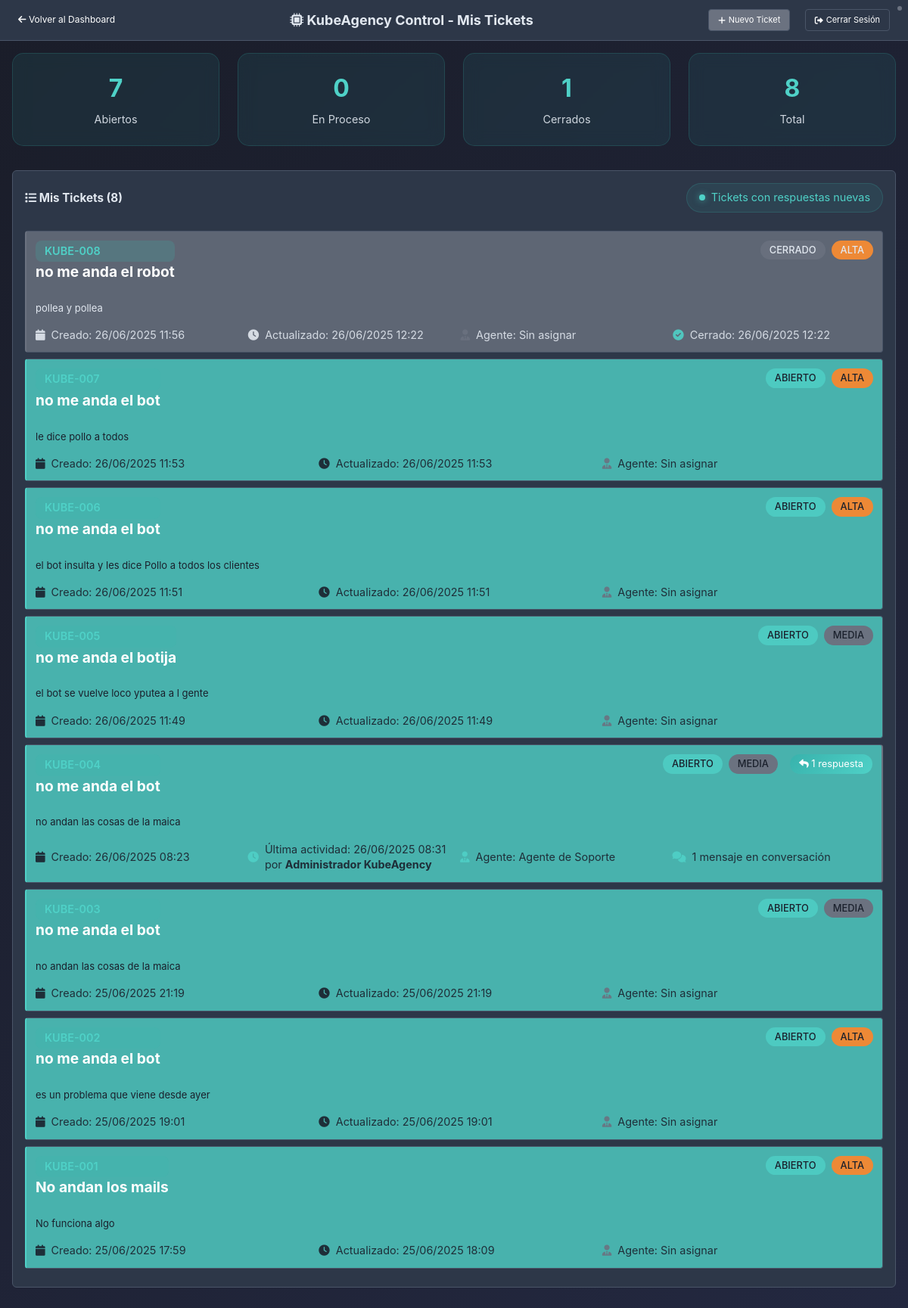
Screenshot of /mis-tickets.php (signed in) with the database file from the repository.
### tables this page shows
CREATE TABLE `tickets` (
  `id` int(11) NOT NULL AUTO_INCREMENT,
  `title` varchar(200) NOT NULL,
  `description` text NOT NULL,
  `status` enum('abierto','proceso','cerrado') DEFAULT 'abierto',
  `priority` enum('baja','media','alta','critica') DEFAULT 'media',
  `cliente_id` int(11) NOT NULL,
  `agente_id` int(11) DEFAULT NULL,
  `created_at` timestamp NOT NULL DEFAULT current_timestamp(),
  `updated_at` timestamp NOT NULL DEFAULT current_timestamp() ON UPDATE current_timestamp(),
  `closed_at` timestamp NULL DEFAULT NULL,
  `ticket_number` varchar(50) DEFAULT NULL,
  `subject` varchar(255) DEFAULT NULL,
  `category` varchar(100) DEFAULT NULL,
  PRIMARY KEY (`id`),
  UNIQUE KEY `ticket_number` (`ticket_number`),
  KEY `cliente_id` (`cliente_id`),
  KEY `agente_id` (`agente_id`),
  CONSTRAINT `tickets_ibfk_1` FOREIGN KEY (`cliente_id`) REFERENCES `users` (`id`) ON DELETE CASCADE,
  CONSTRAINT `tickets_ibfk_2` FOREIGN KEY (`agente_id`) REFERENCES `users` (`id`) ON DELETE SET NULL
);

CREATE TABLE `users` (
  `id` int(11) NOT NULL AUTO_INCREMENT,
  `name` varchar(100) NOT NULL,
  `email` varchar(100) NOT NULL,
  `password` varchar(255) NOT NULL,
  `role` enum('admin','agente','cliente') NOT NULL DEFAULT 'cliente',
  `company` varchar(100) DEFAULT NULL,
  `phone` varchar(20) DEFAULT NULL,
  `status` enum('activo','inactivo') DEFAULT 'activo',
  `created_at` timestamp NOT NULL DEFAULT current_timestamp(),
  `updated_at` timestamp NOT NULL DEFAULT current_timestamp() ON UPDATE current_timestamp(),
  PRIMARY KEY (`id`),
  UNIQUE KEY `email` (`email`)
);

### mis-tickets.php (the view, shortened to what this page needs)
<?php
$host = 'localhost';
$dbname = 'sistema_tickets_kube';
$username = 'root';
$password = '';
try {
    $pdo = new PDO("mysql:host=$host;dbname=$dbname;charset=utf8mb4", $username, $password);
    $pdo->setAttribute(PDO::ATTR_ERRMODE, PDO::ERRMODE_EXCEPTION);
} catch(PDOException $e) {
    die("Error de conexión: " . $e->getMessage());
}
$stmt = $pdo->prepare("
    SELECT t.*,
           a.name as agente_name,
           (SELECT COUNT(*) FROM ticket_messages tm WHERE tm.ticket_id = t.id AND tm.is_internal = 0) as total_messages,
           (SELECT COUNT(*) FROM ticket_messages tm WHERE tm.ticket_id = t.id AND tm.is_internal = 0 AND tm.user_id != t.cliente_id) as agent_responses,
           (SELECT tm.created_at FROM ticket_messages tm WHERE tm.ticket_id = t.id ORDER BY tm.created_at DESC LIMIT 1) as last_activity,
           (SELECT u.name FROM ticket_messages tm JOIN users u ON tm.user_id = u.id WHERE tm.ticket_id = t.id ORDER BY tm.created_at DESC LIMIT 1) as last_responder
    FROM tickets t
    LEFT JOIN users a ON t.agente_id = a.id
    WHERE t.cliente_id = ?
    ORDER BY t.updated_at DESC
");
$stmt->execute([$_SESSION['user_id']]);
$tickets = $stmt->fetchAll();
?>
<!DOCTYPE html>
<html lang="es">
<head>
    <link href="https://cdnjs.cloudflare.com/ajax/libs/font-awesome/6.0.0/css/all.min.css" rel="stylesheet">
</head>
<body>
    <div class="header">
        <div><a href="index.php"><i class="fas fa-arrow-left"></i> Volver al Dashboard</a></div>
        <h2><i class="fas fa-microchip"></i> KubeAgency Control - Mis Tickets</h2>
        <div>
            <a href="nuevo-ticket.php" class="btn" style="margin-right: 1rem;">
                <i class="fas fa-plus"></i> Nuevo Ticket
            </a>
            <a href="logout.php" class="btn btn-secondary">
                <i class="fas fa-sign-out-alt"></i> Cerrar Sesión
            </a>
        </div>
    </div>
    <div class="container">
        <?php if (count($tickets) > 0): ?>
            <?php
            $abiertos = count(array_filter($tickets, fn($t) => $t['status'] === 'abierto'));
            $en_proceso = count(array_filter($tickets, fn($t) => $t['status'] === 'proceso'));
            $cerrados = count(array_filter($tickets, fn($t) => $t['status'] === 'cerrado'));
            ?>
            <div class="stats-grid">
                <div class="stat-card">
                    <div class="stat-number" style="color: #4fd1c7;"><?php echo $abiertos; ?></div>
                    <div class="stat-label">Abiertos</div>
                </div>
                <div class="stat-card">
                    <div class="stat-number" style="color: #4fd1c7;"><?php echo $en_proceso; ?></div>
                    <div class="stat-label">En Proceso</div>
                </div>
                <div class="stat-card">
                    <div class="stat-number" style="color: #4fd1c7;"><?php echo $cerrados; ?></div>
                    <div class="stat-label">Cerrados</div>
                </div>
                <div class="stat-card">
                    <div class="stat-number" style="color: #4fd1c7;"><?php echo count($tickets); ?></div>
                    <div class="stat-label">Total</div>
                </div>
            </div>
            <div class="card">
                <div style="display: flex; justify-content: space-between; align-items: center; margin-bottom: 1.5rem; flex-wrap: wrap; gap: 1rem;">
                    <h3 style="margin: 0;">
                        <i class="fas fa-list"></i> Mis Tickets (<?php echo count($tickets); ?>)
                    </h3>
                    <?php if (array_filter($tickets, fn($t) => $t['agent_responses'] > 0)): ?>
                        <div style="display: flex; align-items: center; gap: 0.5rem; font-size: 0.9rem; color: #4fd1c7; background: rgba(56, 178, 172, 0.1); padding: 0.5rem 1rem; border-radius: 20px; border: 1px solid rgba(56, 178, 172, 0.2);">
                            <div style="width: 8px; height: 8px; background: #4fd1c7; border-radius: 50%; box-shadow: 0 0 8px rgba(79, 209, 199, 0.6);"></div>
                            <span>Tickets con respuestas nuevas</span>
                        </div>
                    <?php endif; ?>
                </div>
                <?php foreach ($tickets as $ticket): ?>
                    <div class="ticket-card status-<?php echo $ticket['status']; ?><?php echo $ticket['agent_responses'] > 0 ? ' has-responses' : ''; ?>">
                        <div class="ticket-header">
                            <div>
                                <div class="ticket-id">
                                    <a href="ticket-detalle.php?id=<?php echo $ticket['id']; ?>" style="color: #4fd1c7; text-decoration: none;">
                                        <?php echo htmlspecialchars($ticket['ticket_number'] ?? 'KUBE-' . str_pad($ticket['id'], 3, '0', STR_PAD_LEFT)); ?>
                                    </a>
                                </div>
                                <div class="ticket-title">
                                    <a href="ticket-detalle.php?id=<?php echo $ticket['id']; ?>" style="color: white; text-decoration: none;">
                                        <?php echo htmlspecialchars($ticket['subject'] ?? $ticket['title']); ?>
                                    </a>
                                </div>
                            </div>
                                                    <div class="ticket-badges">
                            <span class="status-badge status-<?php echo $ticket['status']; ?>">
                                <?php echo str_replace('_', ' ', ucfirst($ticket['status'])); ?>
                            </span>
                            <span class="priority-badge priority-<?php echo $ticket['priority']; ?>">
                                <?php echo ucfirst($ticket['priority']); ?>
                            </span>
                            <?php if ($ticket['agent_responses'] > 0): ?>
                                <span class="response-badge" style="background: linear-gradient(135deg, #38b2ac, #4fd1c7); padding: 0.25rem 0.75rem; border-radius: 15px; font-size: 0.8rem; color: white; margin-left: 0.5rem;">
                                    <i class="fas fa-reply"></i> <?php echo $ticket['agent_responses']; ?> respuesta<?php echo $ticket['agent_responses'] > 1 ? 's' : ''; ?>
                                </span>
                            <?php endif; ?>
                        </div>
                        </div>
                        <div class="ticket-description">
                            <?php echo nl2br(htmlspecialchars($ticket['description'])); ?>
                        </div>
                        <div class="ticket-meta">
                            <div class="meta-item">
                                <i class="fas fa-calendar"></i>
                                <span>Creado: <?php echo date('d/m/Y H:i', strtotime($ticket['created_at'])); ?></span>
                            </div>
                            <?php if ($ticket['last_activity']): ?>
                                <div class="meta-item">
                                    <i class="fas fa-clock" style="color: #4fd1c7;"></i>
                                    <span>Última actividad: <?php echo date('d/m/Y H:i', strtotime($ticket['last_activity'])); ?>
                                        <?php if ($ticket['last_responder']): ?>
                                            por <strong><?php echo htmlspecialchars($ticket['last_responder']); ?></strong>
                                        <?php endif; ?>
                                    </span>
                                </div>
                            <?php else: ?>
                                <div class="meta-item">
                                    <i class="fas fa-clock"></i>
                                    <span>Actualizado: <?php echo date('d/m/Y H:i', strtotime($ticket['updated_at'])); ?></span>
                                </div>
                            <?php endif; ?>
                            <div class="meta-item">
                                <i class="fas fa-user-tie" style="color: <?php echo $ticket['agente_name'] ? '#4fd1c7' : '#6b7280'; ?>;"></i>
                                <span>Agente: <?php echo htmlspecialchars($ticket['agente_name'] ?? 'Sin asignar'); ?></span>
                            </div>
                            <?php if ($ticket['total_messages'] > 0): ?>
                                <div class="meta-item">
                                    <i class="fas fa-comments" style="color: #4fd1c7;"></i>
                                    <span><?php echo $ticket['total_messages']; ?> mensaje<?php echo $ticket['total_messages'] > 1 ? 's' : ''; ?> en conversación</span>
                                </div>
                            <?php endif; ?>
                            <?php if ($ticket['closed_at']): ?>
                                <div class="meta-item">
                                    <i class="fas fa-check-circle" style="color: #4fd1c7;"></i>
                                    <span>Cerrado: <?php echo date('d/m/Y H:i', strtotime($ticket['closed_at'])); ?></span>
                                </div>
                            <?php endif; ?>
                        </div>
                    </div>
                <?php endforeach; ?>
            </div>
        <?php endif; ?>
    </div>
</body>
</html>

### mis-tickets.php (style rules this page uses)
* { margin: 0; padding: 0; box-sizing: border-box; }
body { font-family: 'Inter', -apple-system, BlinkMacSystemFont, 'Segoe UI', sans-serif; background: #1a1d29; min-height: 100vh; color: #e2e8f0; overflow-x: hidden; font-size: 13px; line-height: 1.4; }
body::before { content: ''; position: fixed; top: 0; left: 0; width: 100%; height: 100%; background: linear-gradient(135deg, #1a1d29 0%, #232840 100%); z-index: -1; }
.header { background: #2d3748; padding: 0.75rem 1.5rem; display: flex; justify-content: space-between; align-items: center; border-bottom: 1px solid #4a5568; font-size: 12px; }
.header a { color: white; text-decoration: none; }
.container { max-width: 1400px; margin: 0 auto; padding: 1rem; }
.card { background: #2d3748; border-radius: 6px; padding: 1rem; border: 1px solid #4a5568; margin-bottom: 1rem; }
.btn { padding: 0.375rem 0.75rem; border: 1px solid #4a5568; border-radius: 4px; background: #6b7280; color: white; cursor: pointer; text-decoration: none; display: inline-flex; align-items: center; gap: 0.25rem; font-weight: 400; transition: background-color 0.2s ease; font-family: inherit; font-size: 11px; }
.btn-secondary { background: transparent; border: 1px solid #4a5568; color: #cbd5e0; }
.ticket-card { background: #2d3748; border-radius: 4px; padding: 0.75rem; margin-bottom: 0.5rem; border: 1px solid #4a5568; border-left: 2px solid #6b7280; transition: background-color 0.2s ease; }
.ticket-card.status-abierto { border-left-color: #4fd1c7; }
.ticket-card.status-cerrado { border-left-color: #6b7280; }
.ticket-card.has-responses { border-right: 2px solid #6b7280; }
.ticket-card.has-responses::after { content: ''; position: absolute; top: 0.5rem; right: 0.5rem; width: 6px; height: 6px; background: #6b7280; border-radius: 50%; }
.ticket-header { display: flex; justify-content: space-between; align-items: flex-start; margin-bottom: 1rem; flex-wrap: wrap; gap: 1rem; }
.ticket-title { font-size: 1.2rem; font-weight: bold; margin-bottom: 0.5rem; }
.ticket-id { color: #4fd1c7; font-weight: 600; background: rgba(56, 178, 172, 0.2); padding: 0.25rem 0.75rem; border-radius: 8px; font-size: 0.9rem; }
.ticket-badges { display: flex; gap: 0.5rem; flex-wrap: wrap; }
.status-badge, .priority-badge { padding: 0.25rem 0.75rem; border-radius: 20px; font-size: 0.8rem; text-transform: uppercase; font-weight: 500; }
.status-abierto { background: rgba(79, 209, 199, 0.8); color: #1a202c; }
.status-cerrado { background: rgba(107, 114, 128, 0.8); color: #e2e8f0; }
.priority-media { background: #6b7280; }
.priority-alta { background: #ed8936; }
.ticket-description { margin-bottom: 1rem; line-height: 1.6; }
.ticket-meta { display: grid; grid-template-columns: repeat(auto-fit, minmax(200px, 1fr)); gap: 1rem; font-size: 0.9rem; opacity: 0.9; }
.meta-item { display: flex; align-items: center; gap: 0.5rem; }
.stats-grid { display: grid; grid-template-columns: repeat(4, 1fr); gap: 1.5rem; margin-bottom: 2rem; }
.stat-card { background: rgba(56, 178, 172, 0.1); backdrop-filter: blur(10px); border: 1px solid rgba(56, 178, 172, 0.2); border-radius: 15px; padding: 1.5rem; text-align: center; transition: all 0.3s ease; }
.stat-number { font-size: 2rem; font-weight: bold; margin-bottom: 0.5rem; }
.stat-label { font-size: 0.9rem; opacity: 0.9; }

### rows the page displays
tickets: ticket_number "KUBE-008", subject "no me anda el robot", status "CERRADO", priority "ALTA", description "pollea y pollea", created_at "26/06/2025 11:56", updated_at "26/06/2025 12:22", agente_name "Sin asignar", closed_at "26/06/2025 12:22"
tickets: ticket_number "KUBE-007", subject "no me anda el bot", status "ABIERTO", priority "ALTA", description "le dice pollo a todos", created_at "26/06/2025 11:53", updated_at "26/06/2025 11:53", agente_name "Sin asignar"
tickets: ticket_number "KUBE-006", subject "no me anda el bot", status "ABIERTO", priority "ALTA", description "el bot insulta y les dice Pollo a todos los clientes", created_at "26/06/2025 11:51", updated_at "26/06/2025 11:51", agente_name "Sin asignar"
tickets: ticket_number "KUBE-005", subject "no me anda el botija", status "ABIERTO", priority "MEDIA", description "el bot se vuelve loco yputea a l gente", created_at "26/06/2025 11:49", updated_at "26/06/2025 11:49", agente_name "Sin asignar"
tickets: ticket_number "KUBE-004", subject "no me anda el bot", status "ABIERTO", priority "MEDIA", agent_responses "1", description "no andan las cosas de la maica", created_at "26/06/2025 08:23", last_activity "26/06/2025 08:31", last_responder "Administrador KubeAgency", agente.name "Agente de Soporte", total_messages "1"
tickets: ticket_number "KUBE-003", subject "no me anda el bot", status "ABIERTO", priority "MEDIA", description "no andan las cosas de la maica", created_at "25/06/2025 21:19", updated_at "25/06/2025 21:19", agente_name "Sin asignar"
tickets: ticket_number "KUBE-002", subject "no me anda el bot", status "ABIERTO", priority "ALTA", description "es un problema que viene desde ayer", created_at "25/06/2025 19:01", updated_at "25/06/2025 19:01", agente_name "Sin asignar"
tickets: ticket_number "KUBE-001", subject "No andan los mails", status "ABIERTO", priority "ALTA", description "No funciona algo", created_at "25/06/2025 17:59", updated_at "25/06/2025 18:09", agente_name "Sin asignar"

### other values shown
$abiertos "7"
$en_proceso "0"
$cerrados "1"
count($tickets) "8"
